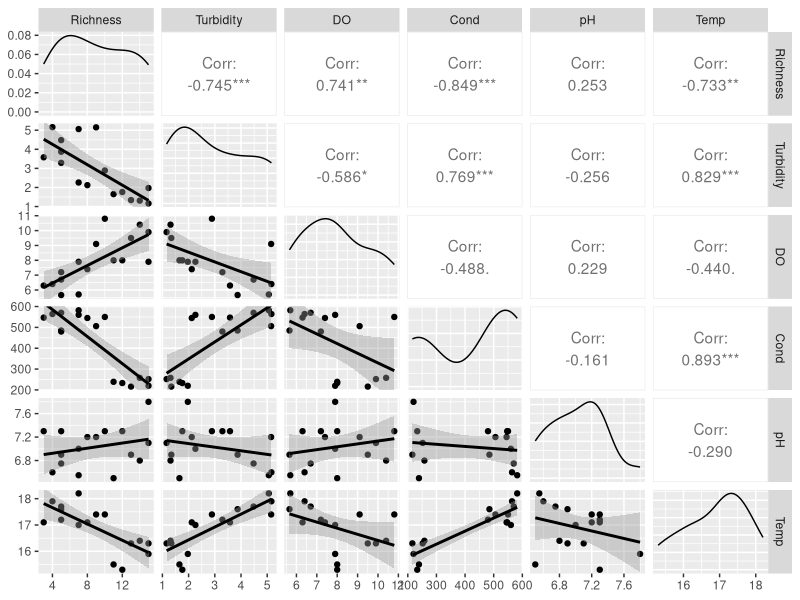
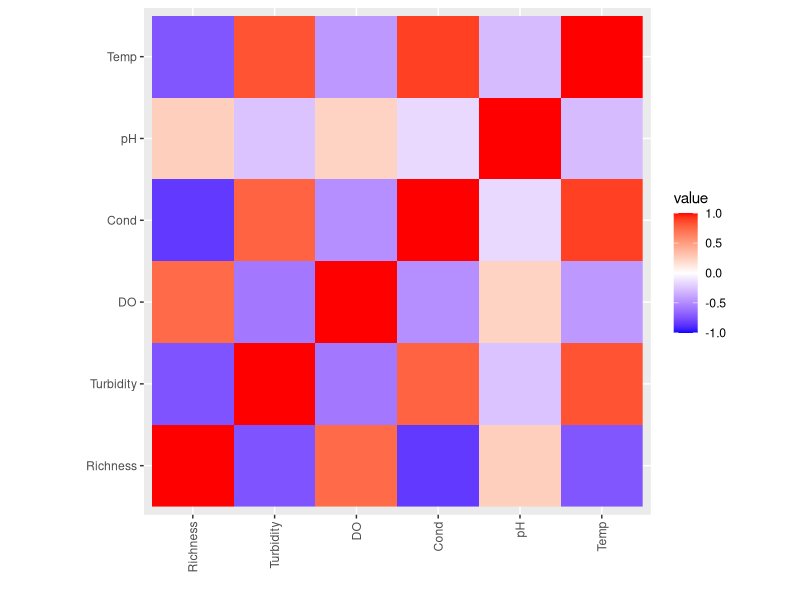
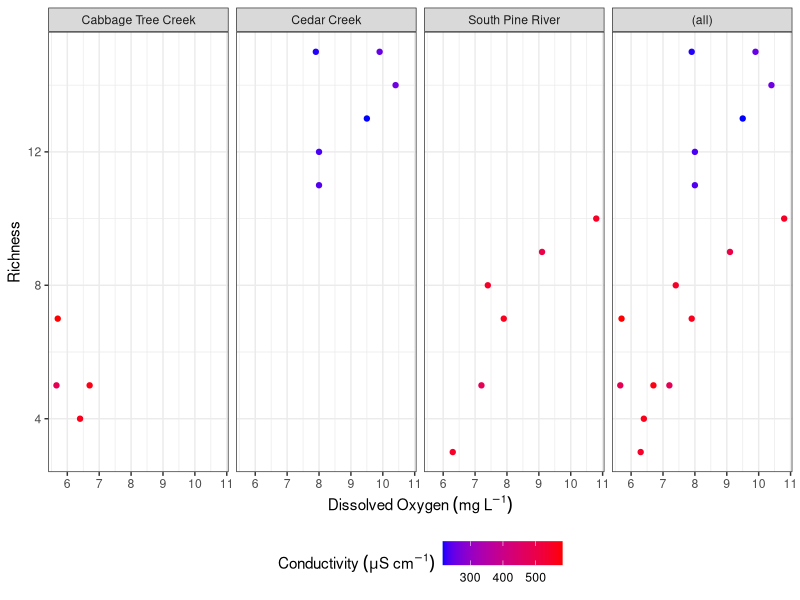
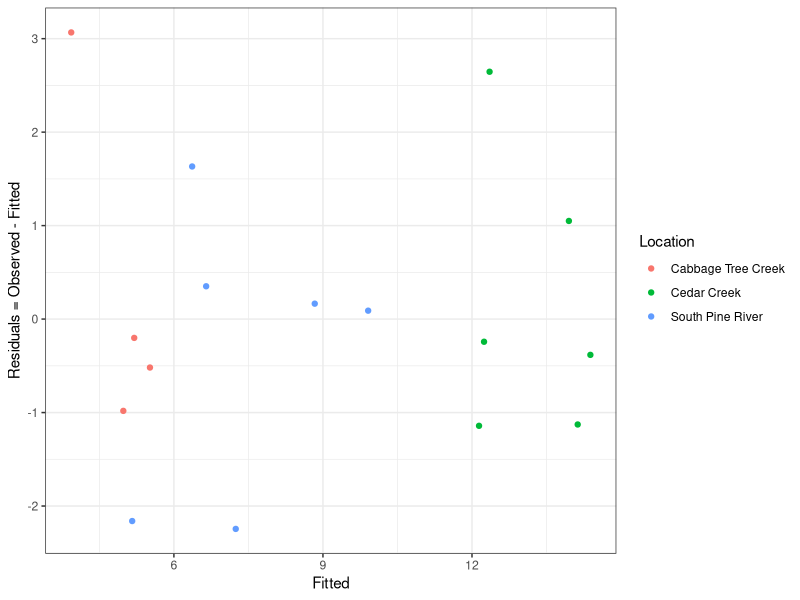
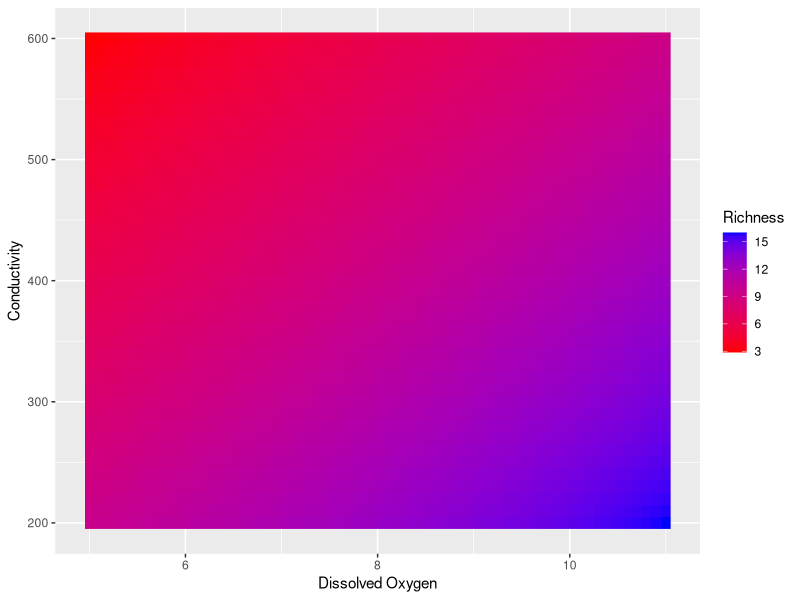

These figures' R source, in order:
#Week 11
library(broom)
library(tidyverse)
library(tidyr)
library(forcats)
library(GGally)

summarise(iris, r = cor(Petal.Length, Petal.Width))
summarise(iris, r.squared = cor(Petal.Length, Petal.Width)^2)

lm.iris <- lm(data=iris, Petal.Width ~ Petal.Length)
select(glance(lm.iris), r.squared)

#Load in Data
eco <- read_csv("Ecologyv2.csv")

#testing Relationship with multiple vaiables
eco.vars <- c("Richness", "Turbidity", "DO", "Cond", "pH", "Temp") #need to have less than 15 Col
eco.pairs <- ggpairs(eco, columns = eco.vars,
                     lower=list(continuous="smooth"),
                     diag=list(continuous="densityDiag"))

eco.pairs

#creqating a correlation matrix
eco.cor <- round(cor(eco[,eco.vars]), 3)

#converting to long dataframe
cor.long <- eco.cor %>%
  as.data.frame %>%
  mutate(X = row.names(.)) %>%
  gather(., Y, value, -X) %>%
  mutate(X = fct_relevel(X, eco.vars),
         Y = fct_relevel(Y, eco.vars))

#Heatmap
eco.cor.heat <- ggplot(data=cor.long,
                       aes(x=X, y=Y)) +
  geom_raster(aes(fill=value)) +
  scale_fill_gradient2(low="blue", mid="white",
                       high="red", midpoint=0, limits=c(-1,1)) +
  theme(axis.text.x=element_text(angle=90, hjust=1, vjust=0.5)) +
  coord_equal() + xlab("") + ylab("")

eco.cor.heat

#Exploratory data analysis
ggplot(data=eco, aes(x=DO, y=Richness)) + geom_point(aes(color=Cond)) +
  scale_color_gradient(low="blue", high="red",
                       name=expression(Conductivity~(mu*S~cm^{-1}))) +
  facet_grid(. ~ Location, margins = TRUE) + theme_bw() +
  theme(legend.position="bottom") +
  xlab(expression(Dissolved~Oxygen~(mg~L^{-1})))

#Multiple explanatory variable model
fit <- lm(data=eco, Richness ~ DO + Cond)
fit.tidy <- tidy(fit, conf.int = TRUE)
fit.tidy

fit.fort <- fortify(fit)
fit.fort$Location <- eco$Location

ggplot(data=fit.fort, aes(x=.fitted, y=.resid)) +
  geom_point(aes(color=Location)) + xlab("Fitted") +
  ylab("Residuals = Observed - Fitted") + theme_bw()

#helping with predictions

DO.new <- seq(from=5, to=11, by=0.1)
Cond.new <- seq(from=200, to=600, by=10)
eco.newdata <- expand.grid(DO=DO.new, Cond=Cond.new)
eco.newdata$Richness <- predict(fit, eco.newdata)
eco.pred.gg <- ggplot(data=eco.newdata, aes(x=DO, y=Cond)) +
  geom_raster(aes(fill=Richness)) +
  scale_fill_gradient(low="red", high="blue") +
  xlab("Dissolved Oxygen") +
  ylab("Conductivity") +
  theme(legend.position="right")

eco.pred.gg

#comparing models
library(MASS)
lm.gas <- lm(data = whiteside, Gas ~ Temp * Insul)
lm.gas.parallel <- lm(data = whiteside, Gas ~ Temp + Insul)

glance(lm.gas)$r.squared
glance(lm.gas.parallel)$r.squared

anova(lm.gas.parallel, lm.gas)
